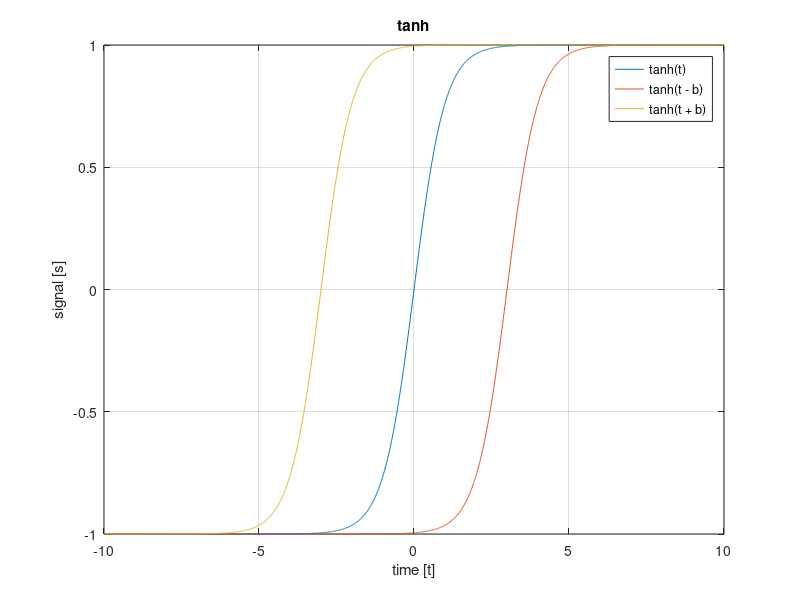

Here is the MATLAB script that generated this plot:
t = -10:0.01:10;
b = 3;

s1 = tanh(t);
s2 = tanh(t - b);
s3 = tanh(t + b);

figure
plot(t, s1, t, s2, t, s3)
grid on
title('tanh')
xlabel('time [t]')
ylabel('signal [s]')
legend('tanh(t)', 'tanh(t - b)', 'tanh(t + b)')